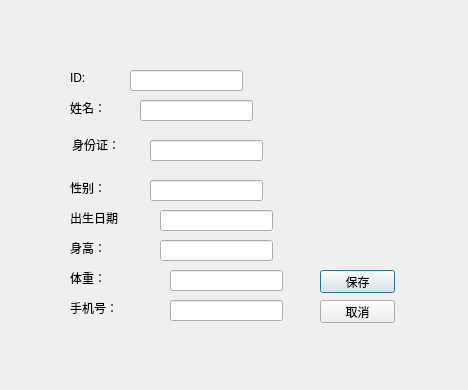
<?xml version="1.0" encoding="UTF-8"?>
<ui version="4.0">
 <class>Dialog</class>
 <widget class="QDialog" name="Dialog">
  <property name="geometry">
   <rect>
    <x>0</x>
    <y>0</y>
    <width>468</width>
    <height>390</height>
   </rect>
  </property>
  <property name="windowTitle">
   <string>Dialog</string>
  </property>
  <widget class="QLabel" name="label">
   <property name="geometry">
    <rect>
     <x>70</x>
     <y>70</y>
     <width>53</width>
     <height>15</height>
    </rect>
   </property>
   <property name="text">
    <string>ID:</string>
   </property>
  </widget>
  <widget class="QLabel" name="label_2">
   <property name="geometry">
    <rect>
     <x>70</x>
     <y>100</y>
     <width>53</width>
     <height>15</height>
    </rect>
   </property>
   <property name="text">
    <string>姓名：</string>
   </property>
  </widget>
  <widget class="QLabel" name="label_3">
   <property name="geometry">
    <rect>
     <x>72</x>
     <y>135</y>
     <width>51</width>
     <height>20</height>
    </rect>
   </property>
   <property name="text">
    <string>身份证：</string>
   </property>
  </widget>
  <widget class="QLabel" name="label_5">
   <property name="geometry">
    <rect>
     <x>70</x>
     <y>180</y>
     <width>53</width>
     <height>15</height>
    </rect>
   </property>
   <property name="text">
    <string>性别：</string>
   </property>
  </widget>
  <widget class="QLabel" name="label_6">
   <property name="geometry">
    <rect>
     <x>70</x>
     <y>210</y>
     <width>53</width>
     <height>15</height>
    </rect>
   </property>
   <property name="text">
    <string>出生日期：</string>
   </property>
  </widget>
  <widget class="QLabel" name="label_7">
   <property name="geometry">
    <rect>
     <x>70</x>
     <y>240</y>
     <width>53</width>
     <height>15</height>
    </rect>
   </property>
   <property name="text">
    <string>身高：</string>
   </property>
  </widget>
  <widget class="QLabel" name="label_8">
   <property name="geometry">
    <rect>
     <x>70</x>
     <y>270</y>
     <width>53</width>
     <height>15</height>
    </rect>
   </property>
   <property name="text">
    <string>体重：</string>
   </property>
  </widget>
  <widget class="QLabel" name="label_4">
   <property name="geometry">
    <rect>
     <x>70</x>
     <y>300</y>
     <width>53</width>
     <height>15</height>
    </rect>
   </property>
   <property name="text">
    <string>手机号：</string>
   </property>
  </widget>
  <widget class="QLineEdit" name="lineEdit">
   <property name="geometry">
    <rect>
     <x>130</x>
     <y>70</y>
     <width>113</width>
     <height>21</height>
    </rect>
   </property>
  </widget>
  <widget class="QLineEdit" name="lineEdit_2">
   <property name="geometry">
    <rect>
     <x>140</x>
     <y>100</y>
     <width>113</width>
     <height>21</height>
    </rect>
   </property>
  </widget>
  <widget class="QLineEdit" name="lineEdit_3">
   <property name="geometry">
    <rect>
     <x>150</x>
     <y>140</y>
     <width>113</width>
     <height>21</height>
    </rect>
   </property>
  </widget>
  <widget class="QLineEdit" name="lineEdit_4">
   <property name="geometry">
    <rect>
     <x>150</x>
     <y>180</y>
     <width>113</width>
     <height>21</height>
    </rect>
   </property>
  </widget>
  <widget class="QLineEdit" name="lineEdit_5">
   <property name="geometry">
    <rect>
     <x>160</x>
     <y>210</y>
     <width>113</width>
     <height>21</height>
    </rect>
   </property>
  </widget>
  <widget class="QLineEdit" name="lineEdit_6">
   <property name="geometry">
    <rect>
     <x>160</x>
     <y>240</y>
     <width>113</width>
     <height>21</height>
    </rect>
   </property>
  </widget>
  <widget class="QLineEdit" name="lineEdit_7">
   <property name="geometry">
    <rect>
     <x>170</x>
     <y>270</y>
     <width>113</width>
     <height>21</height>
    </rect>
   </property>
  </widget>
  <widget class="QLineEdit" name="lineEdit_8">
   <property name="geometry">
    <rect>
     <x>170</x>
     <y>300</y>
     <width>113</width>
     <height>21</height>
    </rect>
   </property>
  </widget>
  <widget class="QPushButton" name="pushButton">
   <property name="geometry">
    <rect>
     <x>320</x>
     <y>270</y>
     <width>75</width>
     <height>23</height>
    </rect>
   </property>
   <property name="text">
    <string>保存</string>
   </property>
  </widget>
  <widget class="QPushButton" name="pushButton_2">
   <property name="geometry">
    <rect>
     <x>320</x>
     <y>300</y>
     <width>75</width>
     <height>23</height>
    </rect>
   </property>
   <property name="text">
    <string>取消</string>
   </property>
  </widget>
 </widget>
 <resources/>
 <connections/>
</ui>
